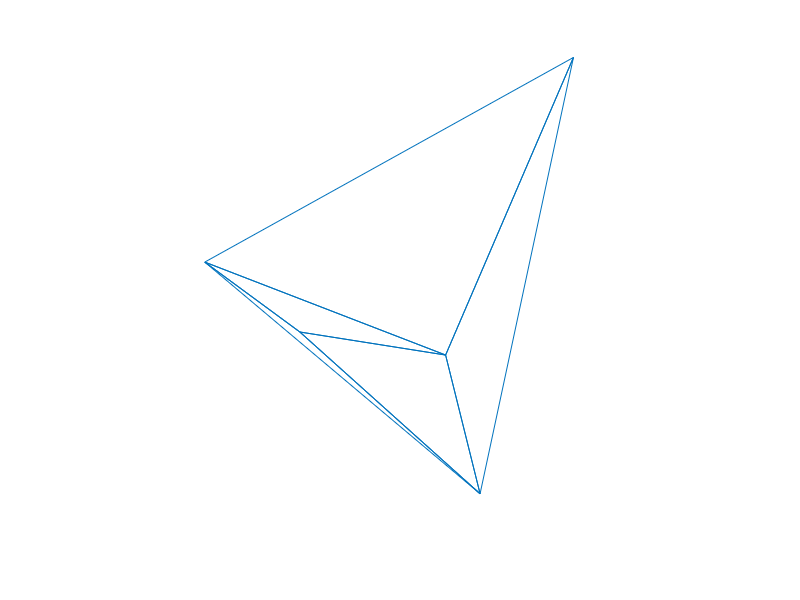

The MATLAB source for this figure:
% Bdelaunayrand
% SplinePAK: Copyright Larry Schumaker 2014
% inputs random data points and finds a Delaunay triangulation

n = input('input n ');
p = rand(n,2); x= p(:,1); y = p(:,2);

% Compute the delaunay triangulation
tic
TRI = delaunay(x,y);
toc

% Plot the triangulation
figure; triplot(TRI,x,y); axis off;

